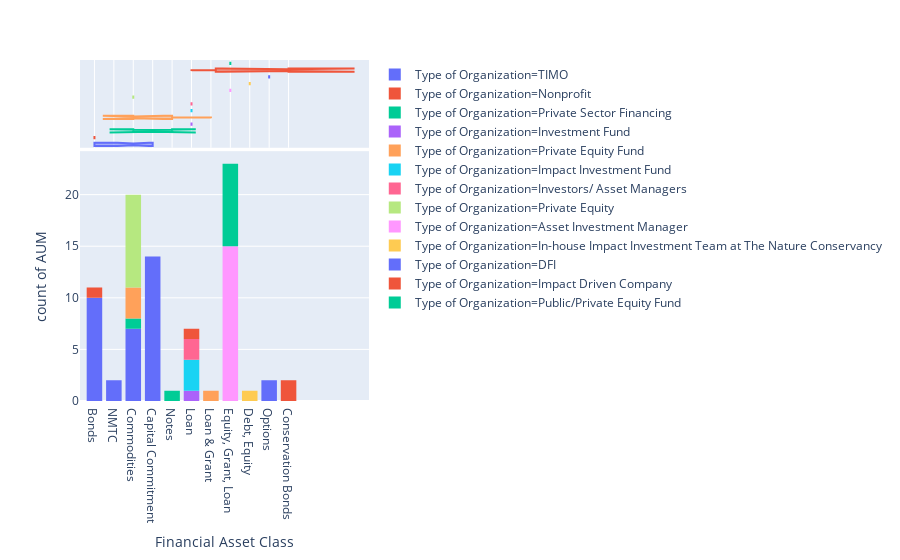

Notebook cell for this chart:
### Code cell
fig = px.histogram(data, x="Financial Asset Class", y="AUM", marginal="box",color ="Type of Organization")
fig.show()

### Figure 1 — Plotly figure (JSON) as saved in the notebook; plotly's stock layout.template omitted (floating-point values rounded to 4 significant figures)
{"data": [{"hovertemplate": "Type of Organization=TIMO<br>Financial Asset Class=%{x}<br>count of AUM=%{y}", "showlegend": true, "legendgroup": "Type of Organization=TIMO", "name": "Type of Organization=TIMO", "yaxis": "y", "y": [885, 885, 885, 300, 300, 300, 300, 300, 300, 300, 300, 300, 2800, 2800, 2800, 2800, 2800, 2800, 2800, 381, 381, 381, 381, 381, 381, 3000, 3000, 3000, 3000, 3000, 3000, 3000, 3000], "marker": {"color": "#636efa"}, "hoverlabel": {"namelength": 0}, "offsetgroup": "Type of Organization=TIMO", "xaxis": "x", "bingroup": "x", "x": ["Bonds", "Bonds", "Bonds", "Bonds", "Bonds", "NMTC ", "NMTC ", "Bonds", "Bonds", "Bonds", "Bonds", "Bonds", "Commodities", "Commodities", "Commodities", "Commodities", "Commodities", "Commodities", "Commodities", "Capital Commitment", "Capital Commitment", "Capital Commitment", "Capital Commitment", "Capital Commitment", "Capital Commitment", "Capital Commitment", "Capital Commitment", "Capital Commitment", "Capital Commitment", "Capital Commitment", "Capital Commitment", "Capital Commitment", "Capital Commitment"], "alignmentgroup": "True", "type": "histogram", "orientation": "v"}, {"hovertemplate": "Type of Organization=TIMO<br>Financial Asset Class=%{x}", "showlegend": false, "legendgroup": "Type of Organization=TIMO", "name": "Type of Organization=TIMO", "yaxis": "y2", "hoverlabel": {"namelength": 0}, "offsetgroup": "Type of Organization=TIMO", "xaxis": "x2", "marker": {"color": "#636efa"}, "x": ["Bonds", "Bonds", "Bonds", "Bonds", "Bonds", "NMTC ", "NMTC ", "Bonds", "Bonds", "Bonds", "Bonds", "Bonds", "Commodities", "Commodities", "Commodities", "Commodities", "Commodities", "Commodities", "Commodities", "Capital Commitment", "Capital Commitment", "Capital Commitment", "Capital Commitment", "Capital Commitment", "Capital Commitment", "Capital Commitment", "Capital Commitment", "Capital Commitment", "Capital Commitment", "Capital Commitment", "Capital Commitment", "Capital Commitment", "Capital Commitment"], "alignmentgroup": "True", "type": "box", "notched": true}, {"hovertemplate": "Type of Organization=Nonprofit<br>Financial Asset Class=%{x}<br>count of AUM=%{y}", "showlegend": true, "legendgroup": "Type of Organization=Nonprofit", "name": "Type of Organization=Nonprofit", "yaxis": "y", "y": [150], "marker": {"color": "#EF553B"}, "hoverlabel": {"namelength": 0}, "offsetgroup": "Type of Organization=Nonprofit", "xaxis": "x", "bingroup": "x", "x": ["Bonds"], "alignmentgroup": "True", "type": "histogram", "orientation": "v"}, {"hovertemplate": "Type of Organization=Nonprofit<br>Financial Asset Class=%{x}", "showlegend": false, "legendgroup": "Type of Organization=Nonprofit", "name": "Type of Organization=Nonprofit", "yaxis": "y2", "hoverlabel": {"namelength": 0}, "offsetgroup": "Type of Organization=Nonprofit", "xaxis": "x2", "marker": {"color": "#EF553B"}, "x": ["Bonds"], "alignmentgroup": "True", "type": "box", "notched": true}, {"hovertemplate": "Type of Organization=Private Sector Financing<br>Financial Asset Class=%{x}<br>count of AUM=%{y}", "showlegend": true, "legendgroup": "Type of Organization=Private Sector Financing", "name": "Type of Organization=Private Sector Financing", "yaxis": "y", "y": [1000, 1000], "marker": {"color": "#00cc96"}, "hoverlabel": {"namelength": 0}, "offsetgroup": "Type of Organization=Private Sector Financing", "xaxis": "x", "bingroup": "x", "x": ["Notes", "Commodities"], "alignmentgroup": "True", "type": "histogram", "orientation": "v"}, {"hovertemplate": "Type of Organization=Private Sector Financing<br>Financial Asset Class=%{x}", "showlegend": false, "legendgroup": "Type of Organization=Private Sector Financing", "name": "Type of Organization=Private Sector Financing", "yaxis": "y2", "hoverlabel": {"namelength": 0}, "offsetgroup": "Type of Organization=Private Sector Financing", "xaxis": "x2", "marker": {"color": "#00cc96"}, "x": ["Notes", "Commodities"], "alignmentgroup": "True", "type": "box", "notched": true}, {"hovertemplate": "Type of Organization=Investment Fund<br>Financial Asset Class=%{x}<br>count of AUM=%{y}", "showlegend": true, "legendgroup": "Type of Organization=Investment Fund", "name": "Type of Organization=Investment Fund", "yaxis": "y", "y": [60], "marker": {"color": "#ab63fa"}, "hoverlabel": {"namelength": 0}, "offsetgroup": "Type of Organization=Investment Fund", "xaxis": "x", "bingroup": "x", "x": ["Loan"], "alignmentgroup": "True", "type": "histogram", "orientation": "v"}, {"hovertemplate": "Type of Organization=Investment Fund<br>Financial Asset Class=%{x}", "showlegend": false, "legendgroup": "Type of Organization=Investment Fund", "name": "Type of Organization=Investment Fund", "yaxis": "y2", "hoverlabel": {"namelength": 0}, "offsetgroup": "Type of Organization=Investment Fund", "xaxis": "x2", "marker": {"color": "#ab63fa"}, "x": ["Loan"], "alignmentgroup": "True", "type": "box", "notched": true}, {"hovertemplate": "Type of Organization=Private Equity Fund<br>Financial Asset Class=%{x}<br>count of AUM=%{y}", "showlegend": true, "legendgroup": "Type of Organization=Private Equity Fund", "name": "Type of Organization=Private Equity Fund", "yaxis": "y", "y": [10000, 60.2, 60.2, 60.2], "marker": {"color": "#FFA15A"}, "hoverlabel": {"namelength": 0}, "offsetgroup": "Type of Organization=Private Equity Fund", "xaxis": "x", "bingroup": "x", "x": ["Loan & Grant", "Commodities", "Commodities", "Commodities"], "alignmentgroup": "True", "type": "histogram", "orientation": "v"}, {"hovertemplate": "Type of Organization=Private Equity Fund<br>Financial Asset Class=%{x}", "showlegend": false, "legendgroup": "Type of Organization=Private Equity Fund", "name": "Type of Organization=Private Equity Fund", "yaxis": "y2", "hoverlabel": {"namelength": 0}, "offsetgroup": "Type of Organization=Private Equity Fund", "xaxis": "x2", "marker": {"color": "#FFA15A"}, "x": ["Loan & Grant", "Commodities", "Commodities", "Commodities"], "alignmentgroup": "True", "type": "box", "notched": true}, {"hovertemplate": "Type of Organization=Impact Investment Fund<br>Financial Asset Class=%{x}<br>count of AUM=%{y}", "showlegend": true, "legendgroup": "Type of Organization=Impact Investment Fund", "name": "Type of Organization=Impact Investment Fund", "yaxis": "y", "y": [429.5, 429.5, 429.5], "marker": {"color": "#19d3f3"}, "hoverlabel": {"namelength": 0}, "offsetgroup": "Type of Organization=Impact Investment Fund", "xaxis": "x", "bingroup": "x", "x": ["Loan", "Loan", "Loan"], "alignmentgroup": "True", "type": "histogram", "orientation": "v"}, {"hovertemplate": "Type of Organization=Impact Investment Fund<br>Financial Asset Class=%{x}", "showlegend": false, "legendgroup": "Type of Organization=Impact Investment Fund", "name": "Type of Organization=Impact Investment Fund", "yaxis": "y2", "hoverlabel": {"namelength": 0}, "offsetgroup": "Type of Organization=Impact Investment Fund", "xaxis": "x2", "marker": {"color": "#19d3f3"}, "x": ["Loan", "Loan", "Loan"], "alignmentgroup": "True", "type": "box", "notched": true}, {"hovertemplate": "Type of Organization=Investors/ Asset Managers<br>Financial Asset Class=%{x}<br>count of AUM=%{y}", "showlegend": true, "legendgroup": "Type of Organization=Investors/ Asset Managers", "name": "Type of Organization=Investors/ Asset Managers", "yaxis": "y", "y": [380, 380], "marker": {"color": "#FF6692"}, "hoverlabel": {"namelength": 0}, "offsetgroup": "Type of Organization=Investors/ Asset Managers", "xaxis": "x", "bingroup": "x", "x": ["Loan", "Loan"], "alignmentgroup": "True", "type": "histogram", "orientation": "v"}, {"hovertemplate": "Type of Organization=Investors/ Asset Managers<br>Financial Asset Class=%{x}", "showlegend": false, "legendgroup": "Type of Organization=Investors/ Asset Managers", "name": "Type of Organization=Investors/ Asset Managers", "yaxis": "y2", "hoverlabel": {"namelength": 0}, "offsetgroup": "Type of Organization=Investors/ Asset Managers", "xaxis": "x2", "marker": {"color": "#FF6692"}, "x": ["Loan", "Loan"], "alignmentgroup": "True", "type": "box", "notched": true}, {"hovertemplate": "Type of Organization=Private Equity<br>Financial Asset Class=%{x}<br>count of AUM=%{y}", "showlegend": true, "legendgroup": "Type of Organization=Private Equity", "name": "Type of Organization=Private Equity", "yaxis": "y", "y": [242, 242, 242, 242, 242, 242, 242, 242, 242], "marker": {"color": "#B6E880"}, "hoverlabel": {"namelength": 0}, "offsetgroup": "Type of Organization=Private Equity", "xaxis": "x", "bingroup": "x", "x": ["Commodities", "Commodities", "Commodities", "Commodities", "Commodities", "Commodities", "Commodities", "Commodities", "Commodities"], "alignmentgroup": "True", "type": "histogram", "orientation": "v"}, {"hovertemplate": "Type of Organization=Private Equity<br>Financial Asset Class=%{x}", "showlegend": false, "legendgroup": "Type of Organization=Private Equity", "name": "Type of Organization=Private Equity", "yaxis": "y2", "hoverlabel": {"namelength": 0}, "offsetgroup": "Type of Organization=Private Equity", "xaxis": "x2", "marker": {"color": "#B6E880"}, "x": ["Commodities", "Commodities", "Commodities", "Commodities", "Commodities", "Commodities", "Commodities", "Commodities", "Commodities"], "alignmentgroup": "True", "type": "box", "notched": true}, {"hovertemplate": "Type of Organization=Asset Investment Manager<br>Financial Asset Class=%{x}<br>count of AUM=%{y}", "showlegend": true, "legendgroup": "Type of Organization=Asset Investment Manager", "name": "Type of Organization=Asset Investment Manager", "yaxis": "y", "y": [190, 190, 190, 190, 190, 190, 190, 190, 190, 190, 190, 190, 190, 190, 190], "marker": {"color": "#FF97FF"}, "hoverlabel": {"namelength": 0}, "offsetgroup": "Type of Organization=Asset Investment Manager", "xaxis": "x", "bingroup": "x", "x": ["Equity, Grant, Loan", "Equity, Grant, Loan", "Equity, Grant, Loan", "Equity, Grant, Loan", "Equity, Grant, Loan", "Equity, Grant, Loan", "Equity, Grant, Loan", "Equity, Grant, Loan", "Equity, Grant, Loan", "Equity, Grant, Loan", "Equity, Grant, Loan", "Equity, Grant, Loan", "Equity, Grant, Loan", "Equity, Grant, Loan", "Equity, Grant, Loan"], "alignmentgroup": "True", "type": "histogram", "orientation": "v"}, {"hovertemplate": "Type of Organization=Asset Investment Manager<br>Financial Asset Class=%{x}", "showlegend": false, "legendgroup": "Type of Organization=Asset Investment Manager", "name": "Type of Organization=Asset Investment Manager", "yaxis": "y2", "hoverlabel": {"namelength": 0}, "offsetgroup": "Type of Organization=Asset Investment Manager", "xaxis": "x2", "marker": {"color": "#FF97FF"}, "x": ["Equity, Grant, Loan", "Equity, Grant, Loan", "Equity, Grant, Loan", "Equity, Grant, Loan", "Equity, Grant, Loan", "Equity, Grant, Loan", "Equity, Grant, Loan", "Equity, Grant, Loan", "Equity, Grant, Loan", "Equity, Grant, Loan", "Equity, Grant, Loan", "Equity, Grant, Loan", "Equity, Grant, Loan", "Equity, Grant, Loan", "Equity, Grant, Loan"], "alignmentgroup": "True", "type": "box", "notched": true}, {"hovertemplate": "Type of Organization=In-house Impact Investment Team at The Nature Conservancy<br>Financial Asset Class=%{x}<br>count of AUM=%{y}", "showlegend": true, "legendgroup": "Type of Organization=In-house Impact Investment Team at The Nature Conservancy", "name": "Type of Organization=In-house Impact Investment Team at The Nature Conservancy", "yaxis": "y", "y": [130], "marker": {"color": "#FECB52"}, "hoverlabel": {"namelength": 0}, "offsetgroup": "Type of Organization=In-house Impact Investment Team at The Nature Conservancy", "xaxis": "x", "bingroup": "x", "x": ["Debt, Equity"], "alignmentgroup": "True", "type": "histogram", "orientation": "v"}, {"hovertemplate": "Type of Organization=In-house Impact Investment Team at The Nature Conservancy<br>Financial Asset Class=%{x}", "showlegend": false, "legendgroup": "Type of Organization=In-house Impact Investment Team at The Nature Conservancy", "name": "Type of Organization=In-house Impact Investment Team at The Nature Conservancy", "yaxis": "y2", "hoverlabel": {"namelength": 0}, "offsetgroup": "Type of Organization=In-house Impact Investment Team at The Nature Conservancy", "xaxis": "x2", "marker": {"color": "#FECB52"}, "x": ["Debt, Equity"], "alignmentgroup": "True", "type": "box", "notched": true}, {"hovertemplate": "Type of Organization=DFI<br>Financial Asset Class=%{x}<br>count of AUM=%{y}", "showlegend": true, "legendgroup": "Type of Organization=DFI", "name": "Type of Organization=DFI", "yaxis": "y", "y": [54, 54], "marker": {"color": "#636efa"}, "hoverlabel": {"namelength": 0}, "offsetgroup": "Type of Organization=DFI", "xaxis": "x", "bingroup": "x", "x": ["Options", "Options"], "alignmentgroup": "True", "type": "histogram", "orientation": "v"}, {"hovertemplate": "Type of Organization=DFI<br>Financial Asset Class=%{x}", "showlegend": false, "legendgroup": "Type of Organization=DFI", "name": "Type of Organization=DFI", "yaxis": "y2", "hoverlabel": {"namelength": 0}, "offsetgroup": "Type of Organization=DFI", "xaxis": "x2", "marker": {"color": "#636efa"}, "x": ["Options", "Options"], "alignmentgroup": "True", "type": "box", "notched": true}, {"hovertemplate": "Type of Organization=Impact Driven Company<br>Financial Asset Class=%{x}<br>count of AUM=%{y}", "showlegend": true, "legendgroup": "Type of Organization=Impact Driven Company", "name": "Type of Organization=Impact Driven Company", "yaxis": "y", "y": [75, 75, 75], "marker": {"color": "#EF553B"}, "hoverlabel": {"namelength": 0}, "offsetgroup": "Type of Organization=Impact Driven Company", "xaxis": "x", "bingroup": "x", "x": ["Conservation Bonds", "Conservation Bonds", "Loan"], "alignmentgroup": "True", "type": "histogram", "orientation": "v"}, {"hovertemplate": "Type of Organization=Impact Driven Company<br>Financial Asset Class=%{x}", "showlegend": false, "legendgroup": "Type of Organization=Impact Driven Company", "name": "Type of Organization=Impact Driven Company", "yaxis": "y2", "hoverlabel": {"namelength": 0}, "offsetgroup": "Type of Organization=Impact Driven Company", "xaxis": "x2", "marker": {"color": "#EF553B"}, "x": ["Conservation Bonds", "Conservation Bonds", "Loan"], "alignmentgroup": "True", "type": "box", "notched": true}, {"hovertemplate": "Type of Organization=Public/Private Equity Fund<br>Financial Asset Class=%{x}<br>count of AUM=%{y}", "showlegend": true, "legendgroup": "Type of Organization=Public/Private Equity Fund", "name": "Type of Organization=Public/Private Equity Fund", "yaxis": "y", "y": [481, 481, 481, 481, 481, 481, 481, 481], "marker": {"color": "#00cc96"}, "hoverlabel": {"namelength": 0}, "offsetgroup": "Type of Organization=Public/Private Equity Fund", "xaxis": "x", "bingroup": "x", "x": ["Equity, Grant, Loan", "Equity, Grant, Loan", "Equity, Grant, Loan", "Equity, Grant, Loan", "Equity, Grant, Loan", "Equity, Grant, Loan", "Equity, Grant, Loan", "Equity, Grant, Loan"], "alignmentgroup": "True", "type": "histogram", "orientation": "v"}, {"hovertemplate": "Type of Organization=Public/Private Equity Fund<br>Financial Asset Class=%{x}", "showlegend": false, "legendgroup": "Type of Organization=Public/Private Equity Fund", "name": "Type of Organization=Public/Private Equity Fund", "yaxis": "y2", "hoverlabel": {"namelength": 0}, "offsetgroup": "Type of Organization=Public/Private Equity Fund", "xaxis": "x2", "marker": {"color": "#00cc96"}, "x": ["Equity, Grant, Loan", "Equity, Grant, Loan", "Equity, Grant, Loan", "Equity, Grant, Loan", "Equity, Grant, Loan", "Equity, Grant, Loan", "Equity, Grant, Loan", "Equity, Grant, Loan"], "alignmentgroup": "True", "type": "box", "notched": true}], "layout": {"xaxis": {"domain": [0, 1], "anchor": "y", "title": {"text": "Financial Asset Class"}}, "yaxis": {"domain": [0, 0.7326], "anchor": "x", "title": {"text": "count of AUM"}}, "xaxis2": {"matches": "x", "domain": [0, 1], "showticklabels": false, "anchor": "y2", "showgrid": true}, "barmode": "relative", "yaxis2": {"domain": [0.7426, 1], "showticklabels": false, "matches": "y2", "ticks": "", "showgrid": false, "showline": false, "anchor": "x2"}, "margin": {"t": 60}, "legend": {"tracegroupgap": 0}}}
